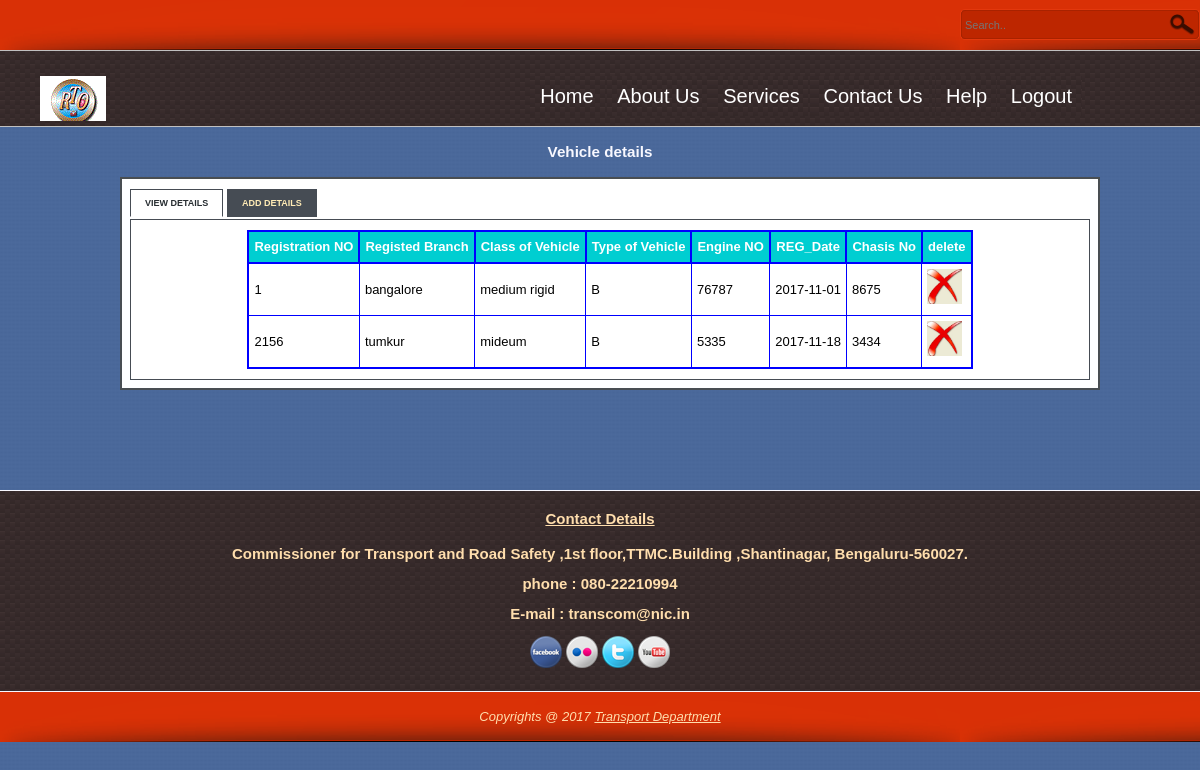
The app's page /vr.php (signed in) with its own data.
### tables this page shows
CREATE TABLE IF NOT EXISTS `vehicle` (
  `r_no` int(11) NOT NULL,
  `class_v` varchar(30) NOT NULL,
  `type_v` varchar(10) NOT NULL,
  `engine_no` int(11) NOT NULL,
  `reg_date` date NOT NULL,
  `chasis_no` int(11) NOT NULL,
  `b_id` int(11) NOT NULL
);

CREATE TABLE IF NOT EXISTS `branch` (
  `b_id` int(11) NOT NULL,
  `b_name` varchar(20) NOT NULL,
  `b_address` varchar(100) NOT NULL,
  `b_pin` char(6) NOT NULL,
  `b_phone` varchar(12) NOT NULL
);

### vr.php (the view, shortened to what this page needs)
<!DOCTYPE html>
<html>
<head>
<link href="css/style.css"  type="text/css" rel="stylesheet"/>
</head>
<body>
<div id="header">
	<div id="search">
		<form action="https://www.google.co.in" method="get">
              <input type="text" name="search" placeholder="Search.." title="Keyword" class="txt_field" />
              <input type="submit" name="Search" value=" " title="Search" class="sub_btn" />
        </form>
	</div>
</div>
<div id="titlebar">
	<div id="site_title"><a href="#" title="RTO"></a>
	</div>
	<div id="container">
		<nav>
			<ul>
				<li><a href="index.php" >Home</a></li>
				<li><a>About Us</a>
				</li>
				<li><a>Services</a>
				</li>
				<li><a href="contact.php" title="Contact">Contact Us</a>
				</li>
				<li><a>Help</a>
					</li>
				<li><a href="logout.php" title="Logout">Logout</a></li>
			</ul>
		</nav>
    </div>
</div>
<div id="main">
<h3 align="center">Vehicle details</h3>
 <div class="tabbed_area">
        <ul class="tabs">
            <li><a href="javascript:tabSwitch('tab_1', 'content_1');" id="tab_1" class="active">View details</a></li>
            <li><a href="javascript:tabSwitch('tab_2', 'content_2');" id="tab_2">Add details</a></li>
        </ul>
        <div id="content_1" class="content">
		<?php  echo $message;
       $result = mysql_query("SELECT * FROM vehicle v,branch b where v.b_id=b.b_id")or die(mysql_error());
        echo "<table border='1' cellpadding='5'align='center'>";
        echo "<tr> <th>Registration NO</th><th>Registed Branch</th> <th>Class of Vehicle</th> <th>Type of Vehicle</th><th>Engine NO</th><th>REG_Date</th><th>Chasis No</th><th>delete</th></tr>";
        while($row = mysql_fetch_array( $result )) {
                echo "<tr>";
				 echo '<td>' . $row['r_no'] . '</td>';
				  echo '<td>' . $row['b_name'] . '</td>';
                echo '<td>' . $row['class_v'] . '</td>';
				echo '<td>' . $row['type_v'] . '</td>';
				echo '<td>' . $row['engine_no'] . '</td>';
				 echo '<td>' . $row['reg_date'] . '</td>';
				  echo '<td>' . $row['chasis_no'] . '</td>';
				?>
				<td><a href="delete_vehicle.php?r_no=<?php echo $row['r_no']?>"><img src="images/delete-icon.jpg" width="35" height="35" border="0" /></a></td>
		<?php
		}
        echo "</table>";
?>
        </div>
		</div>
<div id="social_button" align="center">
        	<h4><u>Contact Details</u></h4>
            <b><p>Commissioner for Transport and Road Safety ,1st floor,TTMC.Building ,Shantinagar, Bengaluru-560027. </p><p> phone : 080-22210994</p> <p>E-mail : transcom@nic.in</p></b>
                <a href="https://www.facebook.com/Transport-Department-293677424355837/?skip_nax_wizard=true"><img alt="Facebook" src="images/facebook-32x32.png" title="Facebook" /></a>
                <a href="http://www.flickr.com"><img alt="Flickr" src="images/flickr-32x32.png" title="Flickr" /></a>
                <a href="https://twitter.com/TransportDepart"><img alt="Twitter" src="images/twitter-32x32.png" title="Twitter" /></a>
                <a href="http://www.youtube.com/TransportDepart"><img alt="Youtube" src="images/youtube-32x32.png" title="Youtube" /></a>
</div>
<div id="bar_wrapper">
	<div id="bar">Copyrights @ 2017 <a href="http://transport.karnataka.gov.in/">Transport Department</a></div>
</div>
</body>
</html>

### css/style.css (style rules this page uses)
body { margin: 0; padding: 0px; width: 100%; height:100%; font-family: Tahoma, Geneva, sans-serif; font-size: 13px; background: url(../images/bg.jpg); }
#header { height: 50px; width: 100%; background: url(../images/bg_header.png); }
#search { float: right; margin-top: 9px }
#search form { margin: 0; padding: 0; height: 31px; width: 240px; background: url(../images/searchbar.png) no-repeat; }
#search .txt_field { float: left; display: block; height: 31px; width: 200px; font-size: 11px; padding: 0 5px; font-variant: normal; border: none; background: none; }
#search .sub_btn { float: right; display: block; height: 31px; width: 30px; cursor: pointer; border: none; background: none; }
#titlebar { border-top: 1px solid #C0C0C0; margin: 0; padding: 25px 10px ; width: 98.5%; height: 25px; background: url(../images/bar.png); }
#site_title { float: left; }
#site_title a { margin: 0 30px; display: block; width: 275px; height: 45px; text-indent: -10000px; background: url(../images/logo.gif) no-repeat top left ; }
#container { float: right; display: block; margin:0 110px; }
nav { background: url(../images/bar.png); }
nav ul { padding: 0; margin:0; list-style: none; position: relative; }
nav ul li { display: inline-block; background: url(../images/bar.png); }
nav a { display:block; padding:0 10px; color: #fff; font-size: 20px; line-height:40px; text-decoration: none; }
#main { border-top: 1px solid #C0C0C0; height:auto; width: 100%; color: #F8F8FF; font-family: Tahoma, Geneva, sans-serif; line-height: 20px; }
.tabbed_area { margin-left:120px; width:80%; border: 2px solid #494e52; background-color: #fff; padding: 8px; margin-bottom:30px; }
ul.tabs { margin: 0px; padding: 0px; margin-top: 5px; margin-bottom: 6px; }
ul.tabs li { list-style: none; display: inline; }
ul.tabs li a { background-color: #464c54; color: #ffebb5; padding: 8px 14px 8px 14px; text-decoration: none; font-size: 9px; font-family: Verdana, Arial, Helvetica, sans-serif; font-weight: bold; text-transform: uppercase; border: 1px solid #464c54; }
ul.tabs li a.active { background-color: #ffffff; color: #282e32; border: 1px solid #464c54; border-bottom: 1px solid #ffffff; }
.content { color:black; padding: 10px; border: 1px solid #464c54; }
#social_button { margin-top:100px; height:200px; border-top: 1px solid #F8F8FF; background: url(../images/bar.png); font-size: 15px; color: #FFDEAD; font-family: Tahoma, Geneva, sans-serif; line-height: 15px; }
#bar_wrapper { height:50px; width: 100%; border-top: 1px solid #F8F8FF; background: url(../images/bg_header.png); }
#bar { width: 98%; margin: 0 auto; padding: 15px 10px; color: #FFDEAD; text-align: center; font-style: italic; }
#bar a { color: #FFDEAD; }
table { border-collapse:collapse; }
table,th { border: 2px solid blue; }
th { background-color: #00CED1; color:white; }

### records on screen
vehicle: r_no "1", b.b_name "bangalore", class_v "medium rigid", type_v "B", engine_no "76787", reg_date "2017-11-01", chasis_no "8675"
vehicle: r_no "2156", b.b_name "tumkur", class_v "mideum", type_v "B", engine_no "5335", reg_date "2017-11-18", chasis_no "3434"
